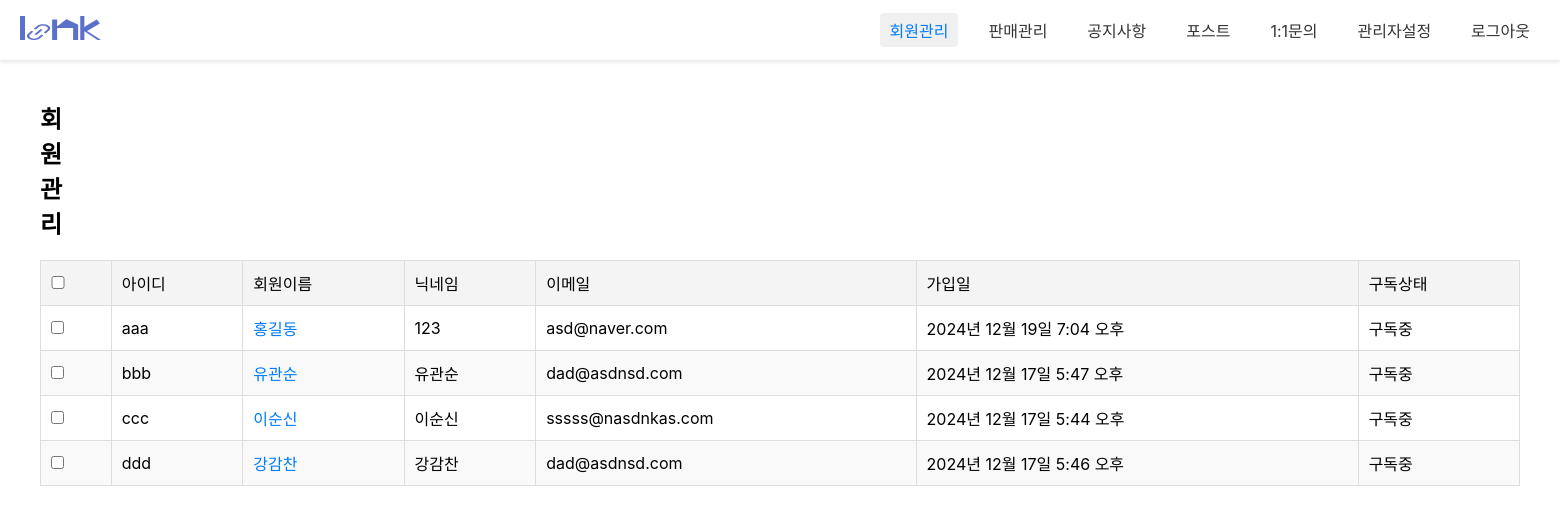
The app's page /admin1/admin_memList/, older data.
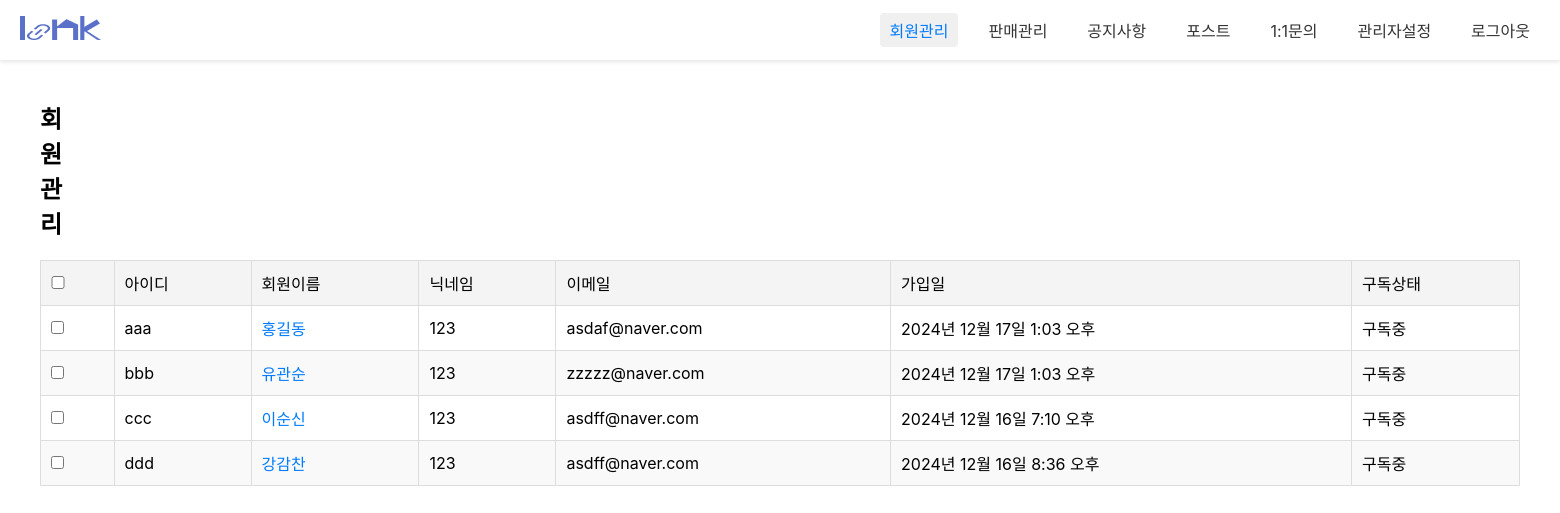
The same page, newer data.
### loginpage/models.py (models this page shows, shortened)
class Member(models.Model):
  id = models.CharField(max_length=50,primary_key=True)
  pw = models.CharField(max_length=100)
  name = models.CharField(max_length=100)
  nicName = models.CharField(max_length=100,default='123')
  mail = models.EmailField(max_length=100)
  birthday = models.CharField(max_length=50)
  gender = models.CharField(max_length=10,choices=[('남자', '남자'), ('여자', '여자')])
  mdate = models.DateTimeField(auto_now=True)
  created_group = models.OneToOneField(
        'diary.GroupDiary',  # '앱이름.모델이름' 형식
        on_delete=models.SET_NULL,
        null=True,
        blank=True,
        related_name='creator'
    )
  joined_group = models.ForeignKey(
        'diary.GroupDiary',  # '앱이름.모델이름' 형식
        on_delete=models.SET_NULL,
        null=True,
        blank=True,
        related_name='members'
    )

### admin1/views.py (the view)
# urls.py: path('admin_memList/', views.admin_memList, name="admin_memList"),
def admin_memList(request):
	qs = Member.objects.all()
	context = {"mlist":qs}
	return render(request, 'admin_memList.html', context)

### admin1/templates/admin_memList.html (shortened to what this page needs)
{% load static %}
<!DOCTYPE html>
<html lang="ko">
<head>
<link rel="stylesheet" href="{% static 'css/admin1/admin_login.css'%}">
<link rel="stylesheet" href="{% static 'css/admin1/admin_memllist.css'%}">
</head>
<body>
	<nav class="gnb">
		<a href="#" class="logo"><img src="/static/images/admin1/logo_sample.png" alt=""></a>
		<div class="menu">
				<a class="active" href="/admin1/admin_memList/">회원관리</a>
				<a href="#">판매관리</a>
				<a href="/admin1/admin_noticeList/">공지사항</a>
				<a href="/admin1/admin_postList/">포스트</a>
				<a href="/admin1/admin_qList/" >1:1문의</a>
				<a href="/admin1/admin_adminList/">관리자설정</a>
				<a id='a_logout'>로그아웃</a>
		</div>
	</nav>
	<div class="container">
		<div class="con_header">
			<h2>회원 관리</h2>
		</div>
		<table>
			<thead>
				<tr>
					<th><input type="checkbox" id="select_all"></th>
					<th>아이디</th>
					<th>회원이름</th>
					<th>닉네임</th>
					<th>이메일</th>
					<th>가입일</th>
					<th>구독상태</th>
				</tr>
			</thead>
			<tbody>
				{% for mem in mlist %}
				<tr>
					<td><input type="checkbox" class="select_member"></td>
					<td>{{mem.id}}</td>
					<td class="member_name"><a href="/admin1/admin_memView/{{mem.id}}/">{{mem.name}}</a></td>
					<td>{{mem.nicName}}</td>
					<td>{{mem.mail}}</td>
					<td>{{mem.mdate}}</td>
					<td>구독중</td>
				</tr>
				{% endfor %}
			</tbody>
		</table>
	</div>
</body>
</html>

Row changes from the older to the newer data that the page shows:
changed Member "aaa": mail "asd@naver.com" → "asdaf@naver.com"; mdate "2024년 12월 19일 7:04 오후" → "2024년 12월 17일 1:03 오후"
changed Member "bbb": nicName "유관순" → "123"; mail "dad@asdnsd.com" → "zzzzz@naver.com"; mdate "2024년 12월 17일 5:47 오후" → "2024년 12월 17일 1:03 오후"
changed Member "ccc": nicName "이순신" → "123"; mail "sssss@nasdnkas.com" → "asdff@naver.com"; mdate "2024년 12월 17일 5:44 오후" → "2024년 12월 16일 7:10 오후"
changed Member "ddd": nicName "강감찬" → "123"; mail "dad@asdnsd.com" → "asdff@naver.com"; mdate "2024년 12월 17일 5:46 오후" → "2024년 12월 16일 8:36 오후"
